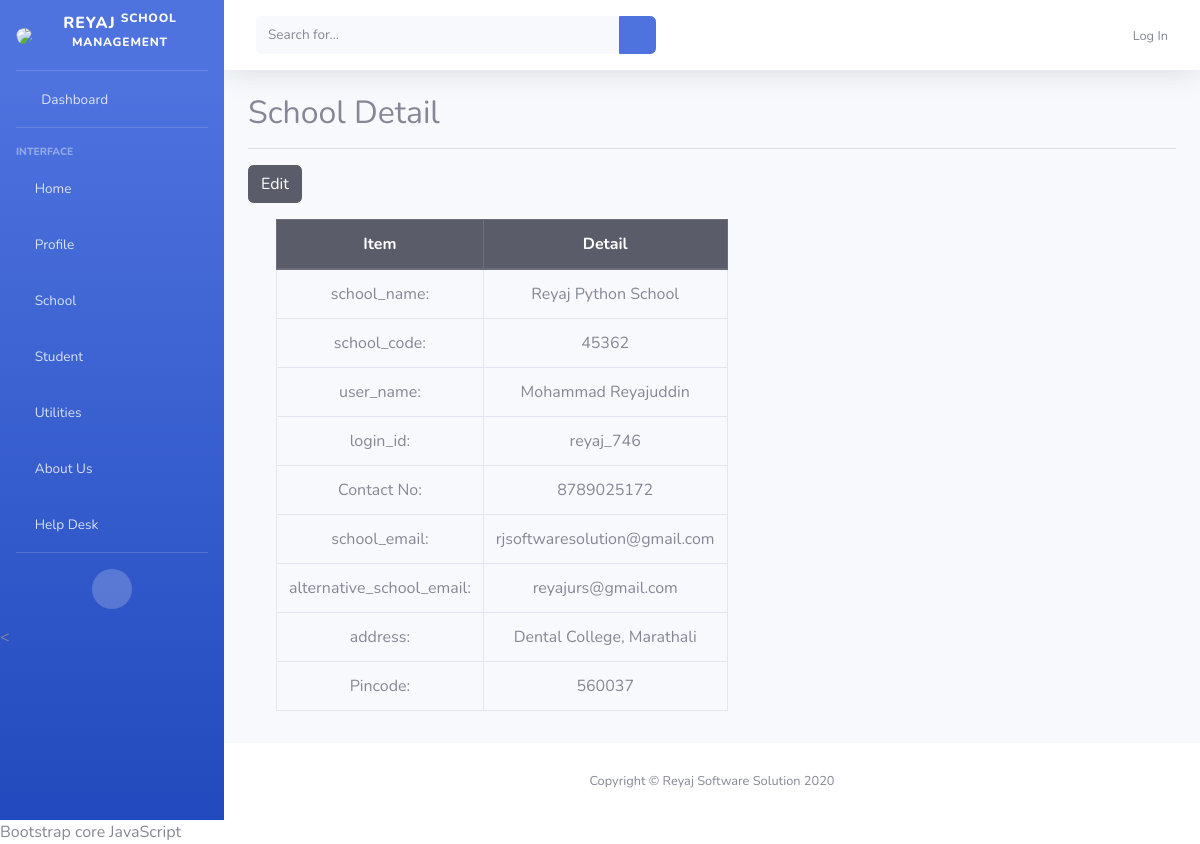
/home/, run on the app's committed database.
### schooladmin/models.py (models this page shows)
class Index(models.Model):
    school_name                 =       models.CharField(max_length=664, null=True)
    school_code                 =       models.CharField(max_length=664, null=True)
    user_name                   =       models.CharField(max_length=664, null=True)
    login_id                    =       models.CharField(max_length=664, null=True)
    contact_no                  =       models.CharField (max_length=12, unique=True, null=True)
    school_email                =       models.EmailField(null=True)
    alternative_school_email    =       models.EmailField(null=True)
    address                     =       models.TextField(null=True)
    pincode                     =       models.CharField(max_length=6, null=True,blank=True)

### schooladmin/views.py (the view)
# urls.py: path('home/', views.home_view, name='home'),
def home_view(request):
    elem = Index.objects.get()
    return render(request, 'home_detail.html', {'elem': elem})

### schooladmin/templates/home_detail.html (shortened to what this page needs)
{% extends 'base.html'%}
{% block body%}
<div class="container">
    <h2 class="text-bold m-auto">School Detail</h2>
<hr>
    <a href="/homeedit" class="btn btn-dark" type="submit" >Edit</a>
    <div class="row m-auto p-3">
        <div class="col-6 ">
            {% if elem %}
            <table class="table table-bordered">
                <thead class="thead-dark">
                <tr class="text-center">
                    <th scope="col">Item</th>
                    <th scope="col">Detail</th>
                    </tr>
                </thead>
                  <tbody>
                <tr class="text-center">
                    <td scope="row">school_name:</td>
                    <td scope="row">{{elem.school_name}}</td>
                </tr>
                <tr class="text-center">
                    <td scope="row">school_code:</td>
                    <td scope="row">{{elem.school_code}}</td>
                </tr>
                <tr class="text-center">
                    <td scope="row">user_name:</td>
                    <td scope="row">{{elem.user_name}}</td>
                </tr>
                <tr class="text-center">
                    <td scope="row">login_id:</td>
                    <td scope="row">{{elem.login_id}}</td>
                </tr>
                <tr class="text-center">
                    <td scope="row">Contact No:</td>
                    <td scope="row">{{elem.contact_no}}</td>
                </tr>
                <tr class="text-center">
                    <td scope="row">school_email:</td>
                    <td scope="row">{{elem.school_email}}</td>
                </tr>
                <tr class="text-center">
                    <td scope="row">alternative_school_email:</td>
                    <td scope="row">{{elem.alternative_school_email}}</td>
                </tr>
                <tr class="text-center">
                    <td scope="row">address:</td>
                    <td scope="row">{{elem.address}}</td>
                </tr>
                <tr class="text-center">
                    <td scope="row">Pincode:</td>
                    <td scope="row">{{elem.pincode}}</td>
                </tr>
                 </tbody>
               </table>
             {% else %}
                <h1>No Data Found</h1>
                {% endif %}
        </div>
    </div>
</div>
{% endblock%}

### schooladmin/templates/base.html (shortened to what this page needs)
<!DOCTYPE html>
<html lang="en">
{% load static %}
<head>
  <link href="{% static 'vendor/fontawesome-free/css/all.min.css'%}" rel="stylesheet" type="text/css" >
  <link href="{% static 'css/sb-admin-2.min.css' %}" rel="stylesheet">
</head>
<body id="page-top">
  <div id="wrapper">
    <ul class="navbar-nav bg-gradient-primary sidebar sidebar-dark accordion" id="accordionSidebar">
      <a class="sidebar-brand d-flex align-items-center justify-content-center" href="/home">
        <div class="sidebar-brand-icon rotate-n-15">
          <img src="{%static 'img/reyaj.jpg' %}" class="w-10 h-10 img-fluid rounded-circle">
        </div>
        <div class="sidebar-brand-text mx-3">Reyaj <sup>School Management</sup></div>
      </a>
      <hr class="sidebar-divider my-0">
      <li class="nav-item">
        <a class="nav-link" href="/">
          <i class="fas fa-fw fa-tachometer-alt"></i>
          <span>Dashboard</span></a>
      </li>
      <hr class="sidebar-divider">
      <div class="sidebar-heading">
        Interface
      </div>
      <li class="nav-item">
        <a class="nav-link" href="/student">
          <i class="fa fa-home" aria-hidden="true"></i>
          <span>Home</span></a>
      </li>
      <li class="nav-item">
        <a class="nav-link collapsed" href="#" data-toggle="collapse" data-target="#collapsePages" aria-expanded="true" aria-controls="collapsePages">
          <i class="fa fa-user" aria-hidden="true"></i>
          <span>Profile</span>
        </a>
      </li>
      <li class="nav-item">
        <a class="nav-link collapsed" href="#" data-toggle="collapse" data-target="#collapsePages3" aria-expanded="true" aria-controls="collapsePages">
          <i class="fa fa-building" aria-hidden="true"></i>
          <span>School</span>
        </a>
      </li>
      <li class="nav-item">
        <a class="nav-link collapsed" href="#" data-toggle="collapse" data-target="#collapsePages1" aria-expanded="true" aria-controls="collapsePages">
          <i class="fa fa-graduation-cap" aria-hidden="true"></i>
          <span>Student</span>
        </a>
      </li>
      <li class="nav-item">
        <a class="nav-link collapsed" href="#" data-toggle="collapse" data-target="#collapsePages2" aria-expanded="true" aria-controls="collapsePages">
          <i class="fa fa-telegram" aria-hidden="true"></i>
          <span>Utilities</span>
        </a>
      </li>
       <li class="nav-item">
        <a class="nav-link" href="/about">
          <i class="fa fa-address-card" aria-hidden="true"></i>
          <span>About Us</span></a>
      </li>
      <li class="nav-item">
        <a class="nav-link" href="/help">
          <i class="fa fa-window-restore" aria-hidden="true"></i>
          <span>Help Desk</span></a>
      </li>
      <hr class="sidebar-divider d-none d-md-block">
      <div class="text-center d-none d-md-inline">
        <button class="rounded-circle border-0" id="sidebarToggle"></button>
      </div>
    <</ul>
    <div id="content-wrapper" class="d-flex flex-column">
      <div id="content">
        <nav class="navbar navbar-expand navbar-light bg-white topbar mb-4 static-top shadow">
          <form class="d-none d-sm-inline-block form-inline mr-auto ml-md-3 my-2 my-md-0 mw-100 navbar-search" action="/student">
            <div class="input-group">
              <input type="text" class="form-control bg-light border-0 small" placeholder="Search for..." aria-label="Search" aria-describedby="basic-addon2" name="q">
              <div class="input-group-append">
                <button class="btn btn-primary" type="button">
                  <i class="fas fa-search fa-sm"></i>
                </button>
              </div>
            </div>
          </form>
          <ul class="navbar-nav ml-auto">
             {% if request.user.is_authenticated %}
            <li class="nav-item dropdown no-arrow mx-1">
              <a class="nav-link dropdown-toggle" href="#" id="alertsDropdown" role="button" data-toggle="dropdown" aria-haspopup="true" aria-expanded="false">
                <i class="fas fa-bell fa-fw"></i>
                <span class="badge badge-danger badge-counter">3+</span>
              </a>
              <div class="dropdown-list dropdown-menu dropdown-menu-right shadow animated--grow-in" aria-labelledby="alertsDropdown">
                <h6 class="dropdown-header">
                 Notification
                </h6>
                <a class="dropdown-item d-flex align-items-center" href="#">
                  <div class="mr-3">
                    <div class="icon-circle bg-primary">
                      <i class="fas fa-file-alt text-white"></i>
                    </div>
                  </div>
                  <div>
                    <div class="small text-gray-500">December 12, 2019</div>
                    <span class="font-weight-bold">A new monthly report is ready to download!</span>
                  </div>
                </a>
                <a class="dropdown-item d-flex align-items-center" href="#">
                  <div class="mr-3">
                    <div class="icon-circle bg-success">
                      <i class="fas fa-donate text-white"></i>
                    </div>
                  </div>
                  <div>
                    <div class="small text-gray-500">December 7, 2019</div>
                    $290.29 has been deposited into your account!
                  </div>
                </a>
                <a class="dropdown-item d-flex align-items-center" href="#">
                  <div class="mr-3">
                    <div class="icon-circle bg-warning">
                      <i class="fas fa-exclamation-triangle text-white"></i>
                    </div>
                  </div>
                  <div>
                    <div class="small text-gray-500">December 2, 2019</div>
                    Spending Alert: We've noticed unusually high spending for your account.
                  </div>
                </a>
                <a class="dropdown-item text-center small text-gray-500" href="#">Show All Alerts</a>
              </div>
            </li>
            <li class="nav-item dropdown no-arrow mx-1">
              <a class="nav-link dropdown-toggle" href="#" id="messagesDropdown" role="button" data-toggle="dropdown" aria-haspopup="true" aria-expanded="false">
                <i class="fas fa-envelope fa-fw"></i>
                <span class="badge badge-danger badge-counter">7</span>
              </a>
              <div class="dropdown-list dropdown-menu dropdown-menu-right shadow animated--grow-in" aria-labelledby="messagesDropdown">
                <h6 class="dropdown-header">
                  Message Center
                </h6>
                <a class="dropdown-item d-flex align-items-center" href="#">
                  <div class="dropdown-list-image mr-3">
                    <img class="rounded-circle" src="https://source.unsplash.com/fn_BT9fwg_E/60x60" alt="">
                    <div class="status-indicator bg-success"></div>
                  </div>
                  <div class="font-weight-bold">
                    <div class="text-truncate">Hi there! I am wondering if you can help me with a problem I've been having.</div>
                    <div class="small text-gray-500">Emily Fowler · 58m</div>
                  </div>
                </a>
                <a class="dropdown-item d-flex align-items-center" href="#">
                  <div class="dropdown-list-image mr-3">
                    <img class="rounded-circle" src="https://source.unsplash.com/AU4VPcFN4LE/60x60" alt="">
                    <div class="status-indicator"></div>
                  </div>
                  <div>
                    <div class="text-truncate">I have the photos that you ordered last month, how would you like them sent to you?</div>
                    <div class="small text-gray-500">Jae Chun · 1d</div>
                  </div>
                </a>
                <a class="dropdown-item d-flex align-items-center" href="#">
                  <div class="dropdown-list-image mr-3">
                    <img class="rounded-circle" src="https://source.unsplash.com/CS2uCrpNzJY/60x60" alt="">
                    <div class="status-indicator bg-warning"></div>
                  </div>
                  <div>
                    <div class="text-truncate">Last month's report looks great, I am very happy with the progress so far, keep up the good work!</div>
                    <div class="small text-gray-500">Morgan Alvarez · 2d</div>
                  </div>
                </a>
                <a class="dropdown-item d-flex align-items-center" href="#">
                  <div class="dropdown-list-image mr-3">
                    <img class="rounded-circle" src="https://source.unsplash.com/Mv9hjnEUHR4/60x60" alt="">
                    <div class="status-indicator bg-success"></div>
                  </div>
                  <div>
                    <div class="text-truncate">Am I a good boy? The reason I ask is because someone told me that people say this to all dogs, even if they aren't good...</div>
                    <div class="small text-gray-500">Chicken the Dog · 2w</div>
                  </div>
                </a>
                <a class="dropdown-item text-center small text-gray-500" href="#">Read More Messages</a>
              </div>
            </li>
            <div class="topbar-divider d-none d-sm-block"></div>
            <li class="nav-item dropdown no-arrow">
              <a class="nav-link dropdown-toggle" href="#" id="userDropdown" role="button" data-toggle="dropdown" aria-haspopup="true" aria-expanded="false">
                <span class="mr-2 d-none d-lg-inline text-gray-600 small">Hi{{request.user|capfirst}}</span>
                <img class="img-profile rounded-circle" src="{% static 'img/reyaj.jpg' %}">
              </a>
              <div class="dropdown-menu dropdown-menu-right shadow animated--grow-in" aria-labelledby="userDropdown">
                <a class="dropdown-item" href="#">
                  <i class="fas fa-user fa-sm fa-fw mr-2 text-gray-400"></i>
                  Profile
                </a>
                <a class="dropdown-item" href="#">
                  <i class="fas fa-cogs fa-sm fa-fw mr-2 text-gray-400"></i>
                  Settings
                </a>
                <a class="dropdown-item" href="#">
                  <i class="fas fa-list fa-sm fa-fw mr-2 text-gray-400"></i>
                  Activity Log
                </a>
                <div class="dropdown-divider"></div>
                <a class="dropdown-item" href="{% url 'user_logout'%}" data-toggle="modal" data-target="#logoutModal">
                  <i class="fas fa-sign-out-alt fa-sm fa-fw mr-2 text-gray-400"></i>Logout</a>
              </div>
            </li>
            {% else %}
            <a class="nav-link" href="{% url 'user_login'%}"  >
                <span class="mr-2 d-none d-lg-inline text-gray-600 small"> <i class="fas fa-sign-in-alt fa-sm fa-fw mr-2 text-gray-400"></i>Log In</span>              </a>
            {% endif %}
          </ul>
        </nav>
      {% block body %}
      {% endblock %}
</div>
      <footer class="sticky-footer bg-white">
        <div class="container my-auto">
          <div class="copyright text-center my-auto">
            <span>Copyright &copy; Reyaj Software Solution 2020</span>
          </div>
        </div>
      </footer>
    </div>
  </div>
   Bootstrap core JavaScript
</body>
</html>

### data on the page
Index: school_name "Reyaj Python School", school_code "45362", user_name "Mohammad Reyajuddin", login_id "reyaj_746", contact_no "8789025172", school_email "rjsoftwaresolution@gmail.com", alternative_school_email "reyajurs@gmail.com", address "Dental College, Marathali", pincode "560037"
